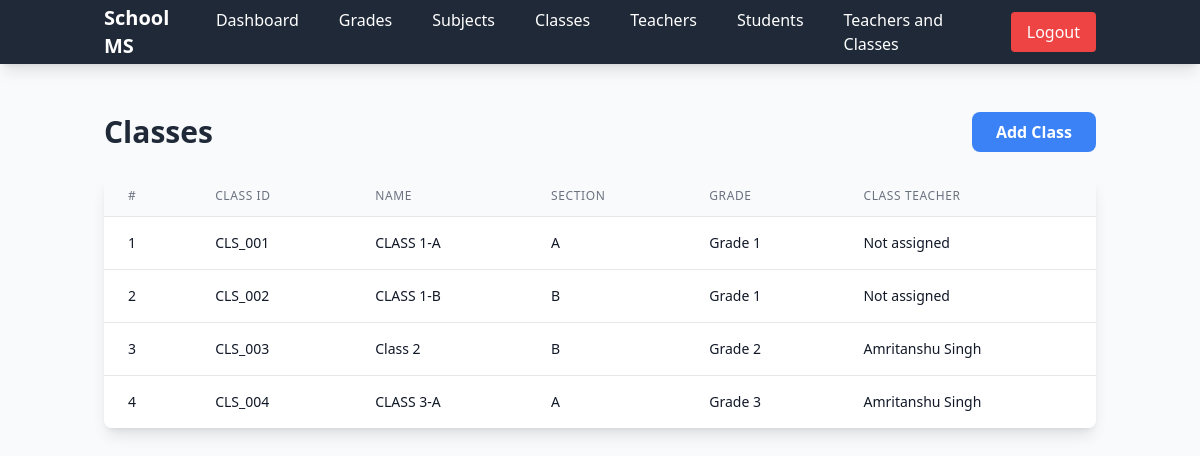
/admin/classes (signed in), run on the app's committed database.
### app.py (models this page shows, shortened)
class Classes(db.Model):
    __tablename__ = 'classes'
    id = db.Column(db.Integer, primary_key=True)
    class_id = db.Column(db.String(20), unique=True, nullable=True)
    name = db.Column(db.String(100), nullable=False)
    section = db.Column(db.String(10))
    grade_id = db.Column(db.String(20), db.ForeignKey('grade.grade_id'))
    head = db.Column(db.String(20), db.ForeignKey('teacher.teacher_id'))
    students = db.relationship('Student', backref='class_obj', lazy=True)
    class_subjects = db.relationship('ClassSubject', backref='class_obj', lazy=True)
    diaries = db.relationship('Diary', backref='class_obj', lazy=True)
    attendances = db.relationship('Attendance', backref='class_obj', lazy=True)
    assignments = db.relationship('Assignment', backref='class_obj', lazy=True)
    notifications = db.relationship('Notification', backref='class_obj', lazy=True)

class Grade(db.Model):
    __tablename__ = 'grade'
    id = db.Column(db.Integer, primary_key=True)
    grade_id = db.Column(db.String(20), unique=True, nullable=True)
    name = db.Column(db.String(50), nullable=False)
    level = db.Column(db.Integer, nullable=False)
    classes = db.relationship('Classes', backref='grade', lazy=True)

class Teacher(db.Model):
    __tablename__ = 'teacher'
    id = db.Column(db.Integer, primary_key=True)
    teacher_id = db.Column(db.String(20), unique=True)
    name = db.Column(db.String(100), nullable=False)
    email = db.Column(db.String(120), unique=True, nullable=False)
    password_hash = db.Column(db.String(128), nullable=False)
    status = db.Column(db.String(20), default="Active")
    phone = db.Column(db.String(15))
    classes_headed = db.relationship('Classes', backref='class_teacher', lazy=True)
    class_subjects = db.relationship('ClassSubject', backref='teacher', lazy=True)
    diaries = db.relationship('Diary', backref='teacher', lazy=True)
    attendances = db.relationship('Attendance', backref='teacher', lazy=True)
    assignments = db.relationship('Assignment', backref='teacher', lazy=True)
    marks = db.relationship('Marks', backref='teacher', lazy=True)
    notifications = db.relationship('Notification', backref='teacher', lazy=True)

### app.py (the view)
@app.route('/admin/classes', methods=['GET'])
@admin_required
def list_classes():
    classes_list = Classes.query.all()
    return render_template('list_classes.html', classes=classes_list)

### app.py (called while the page is built)
@app.context_processor
def inject_date():
    return dict(date=date, datetime=datetime)

def admin_required(f):
    @wraps(f)
    def decorated_function(*args, **kwargs):
        if session.get('user_type') != 'admin' or 'admin_id' not in session:
            flash('Please login as admin first', 'error')
            return redirect(url_for('admin_login'))
        return f(*args, **kwargs)
    return decorated_function

### templates/list_classes.html (shortened to what this page needs)
{% extends 'base.html' %}
{% block content %}
<div class="flex justify-between items-center mb-6">
    <h2 class="text-3xl font-bold text-gray-800">Classes</h2>
    <a href="{{ url_for('add_class') }}" class="bg-blue-500 hover:bg-blue-600 text-white px-6 py-2 rounded-lg font-semibold">Add Class</a>
</div>
<div class="bg-white shadow-lg rounded-lg overflow-hidden">
    <table class="min-w-full divide-y divide-gray-200">
        <thead class="bg-gray-50">
            <tr>
                <th class="px-6 py-3 text-left text-xs font-medium text-gray-500 uppercase tracking-wider">#</th>
                <th class="px-6 py-3 text-left text-xs font-medium text-gray-500 uppercase tracking-wider">Class ID</th>
                <th class="px-6 py-3 text-left text-xs font-medium text-gray-500 uppercase tracking-wider">Name</th>
                <th class="px-6 py-3 text-left text-xs font-medium text-gray-500 uppercase tracking-wider">Section</th>
                <th class="px-6 py-3 text-left text-xs font-medium text-gray-500 uppercase tracking-wider">Grade</th>
                <th class="px-6 py-3 text-left text-xs font-medium text-gray-500 uppercase tracking-wider">Class Teacher</th>
            </tr>
        </thead>
        <tbody class="bg-white divide-y divide-gray-200">
            {% for c in classes %}
            <tr class="hover:bg-gray-50">
                <td class="px-6 py-4 whitespace-nowrap text-sm text-gray-900">{{ loop.index }}</td>
                <td class="px-6 py-4 whitespace-nowrap text-sm text-gray-900">{{ c.class_id }}</td>
                <td class="px-6 py-4 whitespace-nowrap text-sm font-medium text-gray-900">{{ c.name }}</td>
                <td class="px-6 py-4 whitespace-nowrap text-sm text-gray-900">{{ c.section }}</td>
                <td class="px-6 py-4 whitespace-nowrap text-sm text-gray-900">{{ c.grade.name if c.grade else '' }}</td>
                <td class="px-6 py-4 whitespace-nowrap text-sm text-gray-900">{{ c.class_teacher.name if c.class_teacher else 'Not assigned' }}</td>
            </tr>
            {% endfor %}
        </tbody>
    </table>
</div>
{% endblock %}

### templates/base.html (shortened to what this page needs)
<!DOCTYPE html>
<html lang="en">
<head>
    <script src="https://cdn.tailwindcss.com"></script>
</head>
<body class="bg-gray-50">
    <nav class="bg-gray-800 text-white shadow-lg">
        <div class="container mx-auto px-4">
            <div class="flex items-center justify-between h-16">
                <a href="{{ url_for('home') }}" class="text-xl font-bold">School MS</a>
                <div class="hidden md:flex space-x-4">
                    {% if session.get('user_type') == 'admin' %}
                        <a href="{{ url_for('admin_dashboard') }}" class="hover:bg-gray-700 px-3 py-2 rounded">Dashboard</a>
                        <a href="{{ url_for('list_grades') }}" class="hover:bg-gray-700 px-3 py-2 rounded">Grades</a>
                        <a href="{{ url_for('list_subjects') }}" class="hover:bg-gray-700 px-3 py-2 rounded">Subjects</a>
                        <a href="{{ url_for('list_classes') }}" class="hover:bg-gray-700 px-3 py-2 rounded">Classes</a>
                        <a href="{{ url_for('list_teachers') }}" class="hover:bg-gray-700 px-3 py-2 rounded">Teachers</a>
                        <a href="{{ url_for('list_students') }}" class="hover:bg-gray-700 px-3 py-2 rounded">Students</a>
                        <a href="{{ url_for('view_class_subjects') }}" class="hover:bg-gray-700 px-3 py-2 rounded">Teachers and Classes</a>
                    {% endif %}
                </div>
                <div class="flex items-center space-x-4">
                    {% if session.get('user_type') %}
                        <a href="{{ url_for('logout') }}" class="bg-red-500 hover:bg-red-600 px-4 py-2 rounded">Logout</a>
                    {% endif %}
                </div>
            </div>
        </div>
    </nav>
    <main class="container mx-auto px-4 py-8">
        {% block content %}{% endblock %}
    </main>
</body>
</html>

### data on the page
Classes: class_id "CLS_001", name "CLASS 1-A", section "A", grade "Grade 1", class_teacher "Not assigned"
Classes: class_id "CLS_002", name "CLASS 1-B", section "B", grade "Grade 1", class_teacher "Not assigned"
Classes: class_id "CLS_003", name "Class 2", section "B", grade "Grade 2", class_teacher "Amritanshu Singh"
Classes: class_id "CLS_004", name "CLASS 3-A", section "A", grade "Grade 3", class_teacher "Amritanshu Singh"
